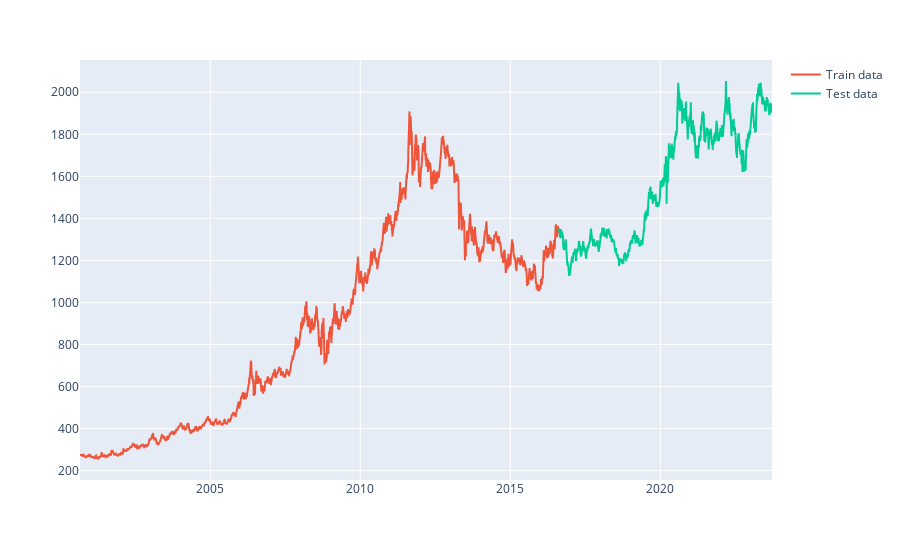

Notebook code cell kept with this figure:
### Code cell
# Create the plot
fig = px.line()
fig.add_scatter(x=Train_data.index, y=Train_data['open'], name='Train data')
fig.add_scatter(x=Test_data.index, y=Test_data['open'], name='Test data')
fig.show()

### Figure 1 — Plotly figure (JSON) as saved in the notebook; plotly's stock layout.template omitted (floating-point values rounded to 4 significant figures; data arrays with more than 128 entries replaced by an {"elided": "..."} marker saying what was removed)
{"data": [{"hovertemplate": "<extra></extra>", "legendgroup": "", "line": {"color": "#636efa", "dash": "solid"}, "marker": {"symbol": "circle"}, "mode": "lines", "name": "", "orientation": "v", "showlegend": false, "type": "scatter", "xaxis": "x", "yaxis": "y"}, {"name": "Train data", "type": "scatter", "x": {"elided": "4000 str values"}, "y": {"elided": "4000 float values"}}, {"name": "Test data", "type": "scatter", "x": {"elided": "1785 str values"}, "y": {"elided": "1785 float values"}}], "layout": {"legend": {"tracegroupgap": 0}, "margin": {"t": 60}, "xaxis": {"anchor": "y", "domain": [0, 1]}, "yaxis": {"anchor": "x", "domain": [0, 1]}}}
